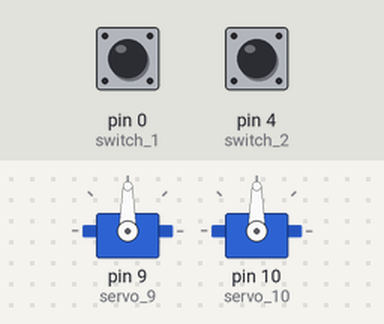
This sketch was run on a simulated Arduino Uno, built with avr-gcc and run on an emulated ATmega328P. Shown: 2 × servo. The inputs (shaded band) are chosen by the test bench; at power-on: pin 0 (switch_1) HIGH, pin 4 (switch_2) LOW.

Above: at 1.2 s.
1.3 s: pin 0 (switch_1) pulled LOW for 0.15 s
At 1.37 s:
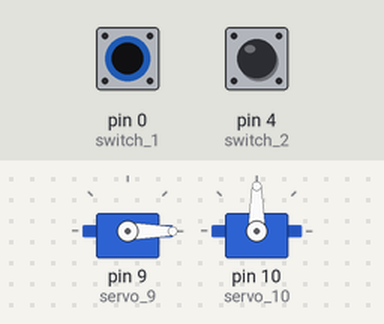
2.9 s: pin 4 (switch_2) pulled HIGH for 0.15 s
At 2.97 s:
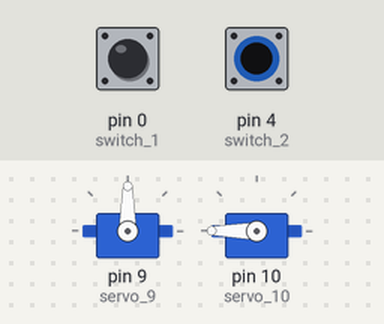
4.5 s: pin 4 (switch_2) pulled HIGH for 3.2 s
At 8.5 s:
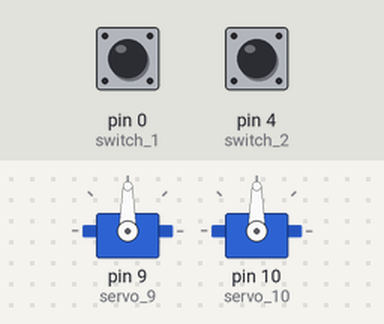
9.2 s: pin 0 (switch_1) pulled LOW for 3.2 s
At 9.6 s:
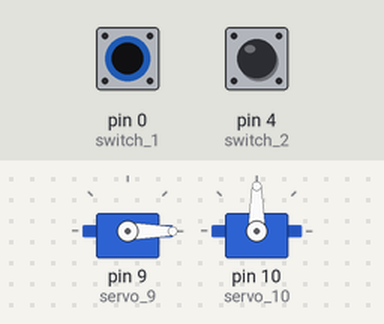
13.9 s: pin 0 (switch_1) driven LOW and pin 4 (switch_2) driven HIGH
At 14.4 s:
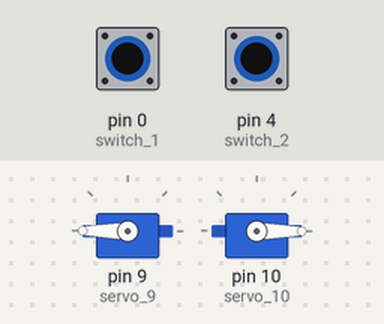
Timing chart, 0 to 16.4 s (numbered marks = the images above; inputs shaded):
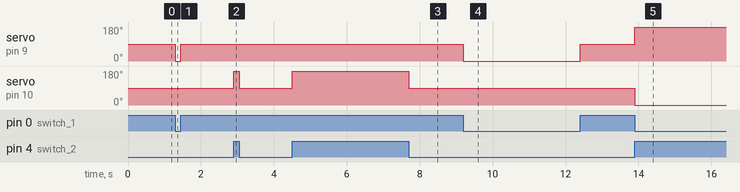

Measured:
- after the input at 1.3 s, servo on pin 9 (servo_9): 90° → 0° at once, → 90° 0.15 s later
- after the input at 2.9 s, servo on pin 10 (servo_10): 90° → 180° at once, → 90° 0.15 s later
- after the input at 4.5 s, servo on pin 10 (servo_10): 90° → 180° at once, → 90° 3.2 s later
- after the input at 9.2 s, servo on pin 9 (servo_9): 90° → 0° at once, → 90° 3.2 s later
- after the input at 13.9 s, servo on pin 9 (servo_9): 90° → 180° at once; servo on pin 10 (servo_10): 90° → 0° at once

The sketch:

valve_control.ino
```cpp
#include <Servo.h>

Servo servo_9;
Servo servo_10;

// switch variables
int switch_1 = 0;
int switch_2 = 4; // pin numbers /// CHANGES MADE HERE

void setup()
{
  servo_9.attach(9); //attach Servo Motors
  servo_10.attach(10);

  pinMode(switch_1, INPUT); //set pinModes
  pinMode(switch_2, INPUT);
}

void loop()
{
  if (digitalRead(switch_1) == LOW && digitalRead(switch_2)==HIGH) { //Saline 1 Switch Config
    servo_9.write(180);
    servo_10.write(0);
  }
  else if (digitalRead(switch_1) == LOW && digitalRead(switch_2)==LOW) { //IV Switch Config
    servo_9.write(0);
    servo_10.write(90);
  }
  else if (digitalRead(switch_1) == HIGH && digitalRead(switch_2)==LOW) { //Blood Draw Switch Config
    servo_9.write(90);
    servo_10.write(90);
  }
  else if (digitalRead(switch_1) == HIGH && digitalRead(switch_2)==HIGH) { //Saline 2 Switch Config
    servo_9.write(90);
    servo_10.write(180);
  }
}
```
